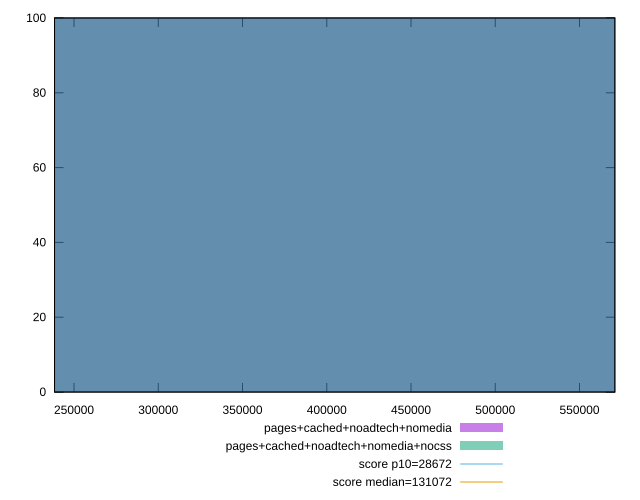

Write the gnuplot code that produced this figure.
reset

$pagesCachedNoadtechNomedia <<EOF
387452.0319752067 100
EOF

$pagesCachedNoadtechNomediaNocss <<EOF
387452.0319752067 100
EOF

set key outside below
set boxwidth 387452.0319752067
set xrange [238433.28333333333:570954.6166666667]
set yrange [0:100]
set trange [0:100]
set style fill transparent solid 0.5 noborder

set parametric
set terminal svg size 640, 500 enhanced background rgb 'white'
set output "report_00016_2021-02-10T13-31-48.338Z/uses-long-cache-ttl/comparison/histogram/3_vs_4.svg"

plot $pagesCachedNoadtechNomedia title "pages+cached+noadtech+nomedia" with boxes, \
     $pagesCachedNoadtechNomediaNocss title "pages+cached+noadtech+nomedia+nocss" with boxes, \
     28672,t title "score p10=28672", \
     131072,t title "score median=131072"

reset
